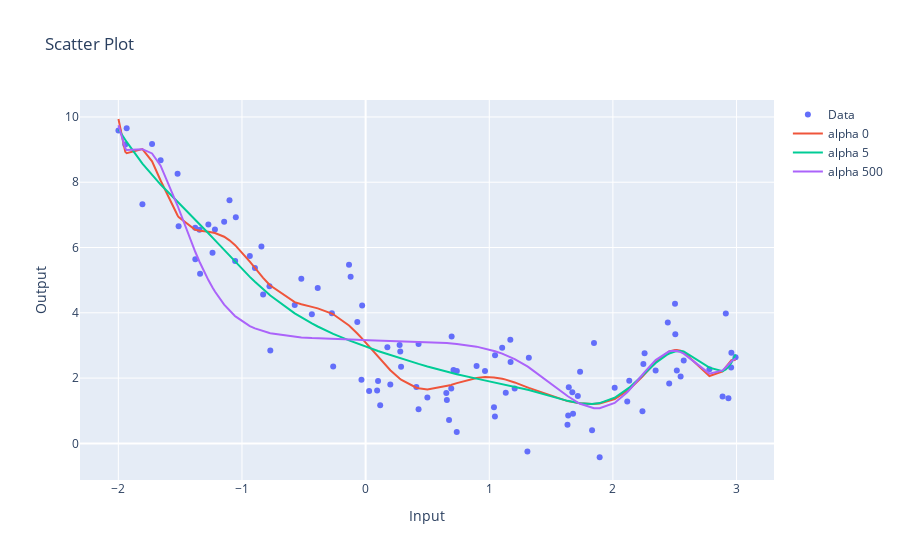

Write notebook code for a chart like this one.
### Code cell
def get_preds_ridge(x1, x2, alpha):
    model = Pipeline([
        ('poly_feats', PolynomialFeatures(degree=15)),
        ('ridge', Ridge(alpha=alpha))
    ])
    model.fit(x1, x2)
    return model.predict(x1)

alphas = [0, 5, 500]

fig = go.Figure(data=go.Scatter(x=x1.ravel(), y=x2.ravel(), mode='markers', name='Data'))

for alpha in alphas:
    pred = get_preds_ridge(x1, x2, alpha)
    pred = pred[np.argsort(x1.ravel())]

    fig.add_trace(go.Scatter(x=sorted(x1.ravel()), y=pred.ravel(), mode='lines', name=f"alpha {alpha}"))

fig.update_layout(
    title='Scatter Plot',
    xaxis_title='Input',
    yaxis_title='Output',
    hovermode='closest'
)

fig.show()
